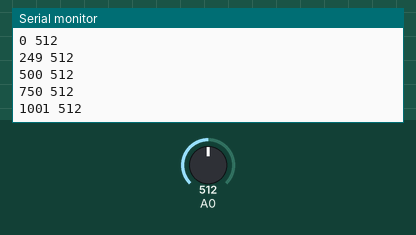
The sketch below on a simulated Arduino Uno, built with avr-gcc and run on an emulated ATmega328P. Shown: the last lines printed to the serial monitor. The test bench sets the inputs (shaded band); at power-on: A0 = 512.

Above: at 1.2 s.
1.3 s: A0 set to 716
At 1.43 s:
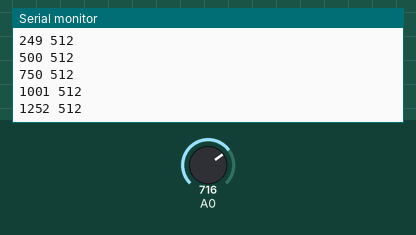
2.8 s: A0 set to 900
At 2.94 s:
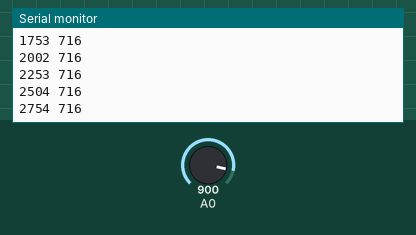
Timing chart, 0 to 5.8 s (numbered marks = the images above; inputs shaded):
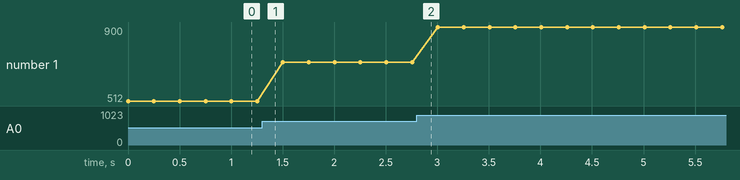

Measured:
- plotted number 1: 512 → 716 after the input at 1.3 s, 716 → 900 after the input at 2.8 s

The sketch:

Introduction_to_LDR_2.ino
```cpp
int LDR; //declara a variável
int tempo;

void setup() {
pinMode(A0, INPUT);
Serial.begin(9600);
}

void loop() {
tempo= millis(); // base de tempo para a coleta
LDR = analogRead(A0);
{
Serial.print(tempo);
Serial.print(" "); // introduz um espaço entre as colunas
Serial.print(LDR);
}
Serial.println(); // imprime em linhas
delay(250);
}
```
